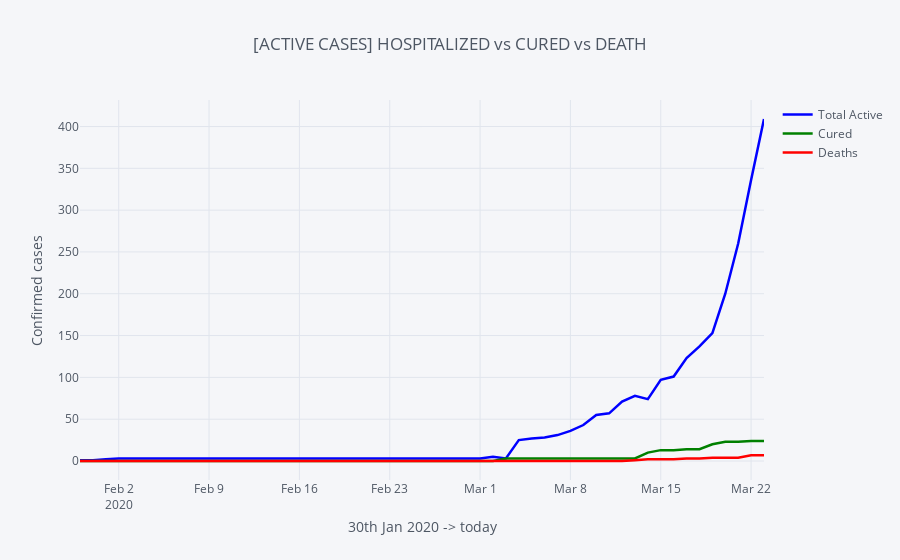

This figure's notebook cell:
### Code cell
india[['Total Active','Cured','Deaths']].iplot(title='[ACTIVE CASES]\nHOSPITALIZED vs CURED vs DEATH',
                                      colors={'Total Active':'blue','Cured':'green','Deaths':'red'}, width=2.5
                                              ,xTitle='30th Jan 2020 -> today', yTitle='Confirmed cases')

### Figure 1 — Plotly figure (JSON) as saved in the notebook; plotly's stock layout.template omitted (floating-point values rounded to 4 significant figures)
{"data": [{"line": {"color": "blue", "dash": "solid", "shape": "linear", "width": 2.5}, "mode": "lines", "name": "Total Active", "text": "", "type": "scatter", "uid": "16ba1e10-dcc3-4e0b-b515-025b86a0d975", "x": ["2020-01-30", "2020-01-31", "2020-02-01", "2020-02-02", "2020-02-03", "2020-02-04", "2020-02-05", "2020-02-06", "2020-02-07", "2020-02-08", "2020-02-09", "2020-02-10", "2020-02-11", "2020-02-12", "2020-02-13", "2020-02-14", "2020-02-15", "2020-02-16", "2020-02-17", "2020-02-18", "2020-02-19", "2020-02-20", "2020-02-21", "2020-02-22", "2020-02-23", "2020-02-24", "2020-02-25", "2020-02-26", "2020-02-27", "2020-02-28", "2020-02-29", "2020-03-01", "2020-03-02", "2020-03-03", "2020-03-04", "2020-03-05", "2020-03-06", "2020-03-07", "2020-03-08", "2020-03-09", "2020-03-10", "2020-03-11", "2020-03-12", "2020-03-13", "2020-03-14", "2020-03-15", "2020-03-16", "2020-03-17", "2020-03-18", "2020-03-19", "2020-03-20", "2020-03-21", "2020-03-22", "2020-03-23"], "y": [1, 1, 2, 3, 3, 3, 3, 3, 3, 3, 3, 3, 3, 3, 3, 3, 3, 3, 3, 3, 3, 3, 3, 3, 3, 3, 3, 3, 3, 3, 3, 3, 5, 3, 25, 27, 28, 31, 36, 43, 55, 57, 71, 78, 74, 97, 101, 123, 137, 153, 200, 260, 336, 409]}, {"line": {"color": "green", "dash": "solid", "shape": "linear", "width": 2.5}, "mode": "lines", "name": "Cured", "text": "", "type": "scatter", "uid": "41ca6e37-c3ee-443f-8bc2-d0b80f4a179b", "x": ["2020-01-30", "2020-01-31", "2020-02-01", "2020-02-02", "2020-02-03", "2020-02-04", "2020-02-05", "2020-02-06", "2020-02-07", "2020-02-08", "2020-02-09", "2020-02-10", "2020-02-11", "2020-02-12", "2020-02-13", "2020-02-14", "2020-02-15", "2020-02-16", "2020-02-17", "2020-02-18", "2020-02-19", "2020-02-20", "2020-02-21", "2020-02-22", "2020-02-23", "2020-02-24", "2020-02-25", "2020-02-26", "2020-02-27", "2020-02-28", "2020-02-29", "2020-03-01", "2020-03-02", "2020-03-03", "2020-03-04", "2020-03-05", "2020-03-06", "2020-03-07", "2020-03-08", "2020-03-09", "2020-03-10", "2020-03-11", "2020-03-12", "2020-03-13", "2020-03-14", "2020-03-15", "2020-03-16", "2020-03-17", "2020-03-18", "2020-03-19", "2020-03-20", "2020-03-21", "2020-03-22", "2020-03-23"], "y": [0, 0, 0, 0, 0, 0, 0, 0, 0, 0, 0, 0, 0, 0, 0, 0, 0, 0, 0, 0, 0, 0, 0, 0, 0, 0, 0, 0, 0, 0, 0, 0, 0, 3, 3, 3, 3, 3, 3, 3, 3, 3, 3, 3, 10, 13, 13, 14, 14, 20, 23, 23, 24, 24]}, {"line": {"color": "red", "dash": "solid", "shape": "linear", "width": 2.5}, "mode": "lines", "name": "Deaths", "text": "", "type": "scatter", "uid": "b5cf208e-e211-44f6-a6ac-7459bd3bfee2", "x": ["2020-01-30", "2020-01-31", "2020-02-01", "2020-02-02", "2020-02-03", "2020-02-04", "2020-02-05", "2020-02-06", "2020-02-07", "2020-02-08", "2020-02-09", "2020-02-10", "2020-02-11", "2020-02-12", "2020-02-13", "2020-02-14", "2020-02-15", "2020-02-16", "2020-02-17", "2020-02-18", "2020-02-19", "2020-02-20", "2020-02-21", "2020-02-22", "2020-02-23", "2020-02-24", "2020-02-25", "2020-02-26", "2020-02-27", "2020-02-28", "2020-02-29", "2020-03-01", "2020-03-02", "2020-03-03", "2020-03-04", "2020-03-05", "2020-03-06", "2020-03-07", "2020-03-08", "2020-03-09", "2020-03-10", "2020-03-11", "2020-03-12", "2020-03-13", "2020-03-14", "2020-03-15", "2020-03-16", "2020-03-17", "2020-03-18", "2020-03-19", "2020-03-20", "2020-03-21", "2020-03-22", "2020-03-23"], "y": [0, 0, 0, 0, 0, 0, 0, 0, 0, 0, 0, 0, 0, 0, 0, 0, 0, 0, 0, 0, 0, 0, 0, 0, 0, 0, 0, 0, 0, 0, 0, 0, 0, 0, 0, 0, 0, 0, 0, 0, 0, 0, 0, 1, 2, 2, 2, 3, 3, 4, 4, 4, 7, 7]}], "layout": {"legend": {"bgcolor": "#F5F6F9", "font": {"color": "#4D5663"}}, "paper_bgcolor": "#F5F6F9", "plot_bgcolor": "#F5F6F9", "title": {"font": {"color": "#4D5663"}, "text": "[ACTIVE CASES]\nHOSPITALIZED vs CURED vs DEATH"}, "xaxis": {"gridcolor": "#E1E5ED", "showgrid": true, "tickfont": {"color": "#4D5663"}, "title": {"font": {"color": "#4D5663"}, "text": "30th Jan 2020 -> today"}, "zerolinecolor": "#E1E5ED"}, "yaxis": {"gridcolor": "#E1E5ED", "showgrid": true, "tickfont": {"color": "#4D5663"}, "title": {"font": {"color": "#4D5663"}, "text": "Confirmed cases"}, "zerolinecolor": "#E1E5ED"}}}
